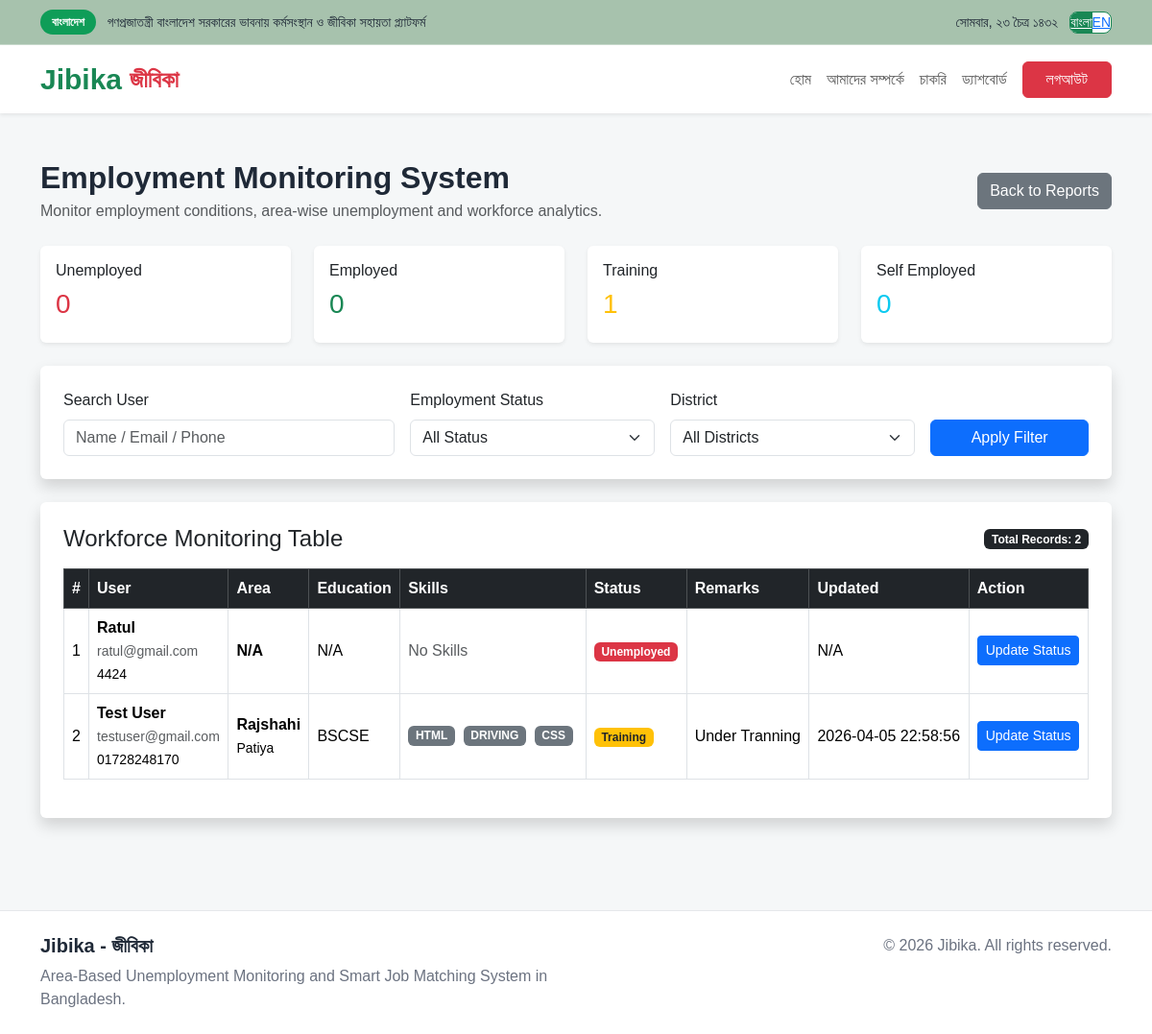
The app's page /main/jibika/admin/unemployed_details.php (signed in) with its own data.
### tables this page shows
CREATE TABLE `users` (
  `user_id` int(11) NOT NULL AUTO_INCREMENT,
  `full_name` varchar(100) DEFAULT NULL,
  `email` varchar(100) DEFAULT NULL,
  `phone` varchar(20) DEFAULT NULL,
  `password` varchar(255) DEFAULT NULL,
  `role` enum('job_seeker','employer','admin') NOT NULL,
  `created_at` timestamp NOT NULL DEFAULT current_timestamp(),
  PRIMARY KEY (`user_id`),
  UNIQUE KEY `email` (`email`)
);

CREATE TABLE `districts` (
  `district_id` int(11) NOT NULL AUTO_INCREMENT,
  `district_name` varchar(100) NOT NULL,
  PRIMARY KEY (`district_id`),
  UNIQUE KEY `district_name` (`district_name`)
);

CREATE TABLE `upazilas` (
  `upazila_id` int(11) NOT NULL AUTO_INCREMENT,
  `district_id` int(11) NOT NULL,
  `upazila_name` varchar(100) NOT NULL,
  PRIMARY KEY (`upazila_id`),
  KEY `district_id` (`district_id`),
  CONSTRAINT `upazilas_ibfk_1` FOREIGN KEY (`district_id`) REFERENCES `districts` (`district_id`) ON DELETE CASCADE
);

CREATE TABLE `job_seeker_profiles` (
  `profile_id` int(11) NOT NULL AUTO_INCREMENT,
  `user_id` int(11) NOT NULL,
  `nid` varchar(30) DEFAULT NULL,
  `district` varchar(100) DEFAULT NULL,
  `upazila` varchar(100) DEFAULT NULL,
  `education` varchar(150) DEFAULT NULL,
  `skills` text DEFAULT NULL,
  `about` text DEFAULT NULL,
  `created_at` timestamp NOT NULL DEFAULT current_timestamp(),
  `district_id` int(11) DEFAULT NULL,
  `upazila_id` int(11) DEFAULT NULL,
  `ward_id` int(11) DEFAULT NULL,
  PRIMARY KEY (`profile_id`),
  KEY `user_id` (`user_id`),
  KEY `fk_profile_district` (`district_id`),
  KEY `fk_profile_upazila` (`upazila_id`),
  KEY `fk_profile_ward` (`ward_id`),
  CONSTRAINT `fk_profile_district` FOREIGN KEY (`district_id`) REFERENCES `districts` (`district_id`) ON DELETE SET NULL,
  CONSTRAINT `fk_profile_upazila` FOREIGN KEY (`upazila_id`) REFERENCES `upazilas` (`upazila_id`) ON DELETE SET NULL,
  CONSTRAINT `fk_profile_ward` FOREIGN KEY (`ward_id`) REFERENCES `wards` (`ward_id`) ON DELETE SET NULL,
  CONSTRAINT `job_seeker_profiles_ibfk_1` FOREIGN KEY (`user_id`) REFERENCES `users` (`user_id`) ON DELETE CASCADE
);

CREATE TABLE `employment_status` (
  `status_id` int(11) NOT NULL AUTO_INCREMENT,
  `user_id` int(11) NOT NULL,
  `current_status` enum('unemployed','employed','training','self_employed') NOT NULL DEFAULT 'unemployed',
  `remarks` varchar(255) DEFAULT NULL,
  `updated_at` timestamp NOT NULL DEFAULT current_timestamp() ON UPDATE current_timestamp(),
  PRIMARY KEY (`status_id`),
  UNIQUE KEY `user_id` (`user_id`),
  CONSTRAINT `employment_status_ibfk_1` FOREIGN KEY (`user_id`) REFERENCES `users` (`user_id`) ON DELETE CASCADE
);

### main/jibika/admin/unemployed_details.php (the view, shortened to what this page needs)
<?php
include('../assets/config/db.php');
$search = isset($_GET['search'])
    ? trim($_GET['search'])
    : '';
$where = [];
$where[] = "u.role='job_seeker'";
$where_sql = implode(" AND ", $where);
$sql = "
    SELECT
        u.user_id,
        u.full_name,
        u.email,
        u.phone,
        jsp.nid,
        jsp.education,
        d.district_name,
        up.upazila_name,
        w.ward_name,
        es.current_status,
        es.remarks,
        es.updated_at
    FROM users u
    LEFT JOIN job_seeker_profiles jsp
        ON u.user_id = jsp.user_id
    LEFT JOIN employment_status es
        ON u.user_id = es.user_id
    LEFT JOIN districts d
        ON jsp.district_id = d.district_id
    LEFT JOIN upazilas up
        ON jsp.upazila_id = up.upazila_id
    LEFT JOIN wards w
        ON jsp.ward_id = w.ward_id
    WHERE $where_sql
    ORDER BY
        d.district_name ASC,
        u.full_name ASC
";
$result = $conn->query($sql);
$total_unemployed = $conn->query("
    SELECT COUNT(*) AS total
    FROM employment_status
    WHERE current_status='unemployed'
")->fetch_assoc()['total'] ?? 0;
$total_employed = $conn->query("
    SELECT COUNT(*) AS total
    FROM employment_status
    WHERE current_status='employed'
")->fetch_assoc()['total'] ?? 0;
$total_training = $conn->query("
    SELECT COUNT(*) AS total
    FROM employment_status
    WHERE current_status='training'
")->fetch_assoc()['total'] ?? 0;
$total_self_employed = $conn->query("
    SELECT COUNT(*) AS total
    FROM employment_status
    WHERE current_status='self_employed'
")->fetch_assoc()['total'] ?? 0;
?>
<?php include('../includes/header.php'); ?>
<?php include('../includes/navbar.php'); ?>
<div class="container py-5">
    <div class="d-flex justify-content-between align-items-center mb-4 flex-wrap gap-2">
        <div>
            <h2 class="mb-1 fw-bold">
                Employment Monitoring System
            </h2>
            <p class="text-muted mb-0">
                Monitor employment conditions, area-wise unemployment and workforce analytics.
            </p>
        </div>
        <a href="reports.php" class="btn btn-secondary">
            Back to Reports
        </a>
    </div>
    <div class="row g-4 mb-4">
        <div class="col-md-3">
            <div class="card shadow-sm border-0 p-3 h-100">
                <h6>Unemployed</h6>
                <h3 class="text-danger">
                    <?php echo $total_unemployed; ?>
                </h3>
            </div>
        </div>
        <div class="col-md-3">
            <div class="card shadow-sm border-0 p-3 h-100">
                <h6>Employed</h6>
                <h3 class="text-success">
                    <?php echo $total_employed; ?>
                </h3>
            </div>
        </div>
        <div class="col-md-3">
            <div class="card shadow-sm border-0 p-3 h-100">
                <h6>Training</h6>
                <h3 class="text-warning">
                    <?php echo $total_training; ?>
                </h3>
            </div>
        </div>
        <div class="col-md-3">
            <div class="card shadow-sm border-0 p-3 h-100">
                <h6>Self Employed</h6>
                <h3 class="text-info">
                    <?php echo $total_self_employed; ?>
                </h3>
            </div>
        </div>
    </div>
    <div class="card shadow border-0 p-4 mb-4">
        <form method="GET">
            <div class="row g-3 align-items-end">
                <div class="col-md-4">
                    <label class="form-label">
                        Search User
                    </label>
                    <input type="text"
                           name="search"
                           class="form-control"
                           placeholder="Name / Email / Phone"
                           value="<?php echo htmlspecialchars($search); ?>">
                </div>
                <div class="col-md-3">
                    <label class="form-label">
                        Employment Status
                    </label>
                    <select name="status" class="form-select">
                        <option value="">All Status</option>
                    </select>
                </div>
                <div class="col-md-3">
                    <label class="form-label">
                        District
                    </label>
                    <select name="district_id" class="form-select">
                        <option value="">All Districts</option>
                    </select>
                </div>
                <div class="col-md-2 d-grid">
                    <button type="submit"
                            class="btn btn-primary">
                        Apply Filter
                    </button>
                </div>
            </div>
        </form>
    </div>
    <div class="card shadow border-0 p-4">
        <div class="d-flex justify-content-between align-items-center mb-3">
            <h4 class="mb-0">
                Workforce Monitoring Table
            </h4>
            <span class="badge bg-dark">
                Total Records:
                <?php echo ($result) ? $result->num_rows : 0; ?>
            </span>
        </div>
        <?php if($result && $result->num_rows > 0): ?>
            <div class="table-responsive">
                <table class="table table-bordered table-hover align-middle">
                    <thead class="table-dark">
                        <tr>
                            <th>#</th>
                            <th>User</th>
                            <th>Area</th>
                            <th>Education</th>
                            <th>Skills</th>
                            <th>Status</th>
                            <th>Remarks</th>
                            <th>Updated</th>
                            <th>Action</th>
                        </tr>
                    </thead>
                    <tbody>
                        <?php $count = 1; ?>
                        <?php while($row = $result->fetch_assoc()): ?>
                            <?php
                            $skills_result = $conn->query("
                                SELECT skill_name
                                FROM skills
                                WHERE user_id='{$row['user_id']}'
                            ");
                            $skills = [];
                            if($skills_result && $skills_result->num_rows > 0){
                                while($skill = $skills_result->fetch_assoc()){
                                    $skills[] = $skill['skill_name'];
                                }
                            }
                            ?>
                            <tr>
                                <td>
                                    <?php echo $count++; ?>
                                </td>
                                <td>
                                    <strong>
                                        <?php echo htmlspecialchars($row['full_name']); ?>
                                    </strong>
                                    <br>
                                    <small class="text-muted">
                                        <?php echo htmlspecialchars($row['email']); ?>
                                    </small>
                                    <br>
                                    <small>
                                        <?php echo htmlspecialchars($row['phone']); ?>
                                    </small>
                                </td>
                                <td>
                                    <strong>
                                        <?php echo htmlspecialchars($row['district_name'] ?? 'N/A'); ?>
                                    </strong>
                                    <br>
                                    <small>
                                        <?php echo htmlspecialchars($row['upazila_name'] ?? ''); ?>
                                    </small>
                                </td>
                                <td>
                                    <?php echo htmlspecialchars($row['education'] ?? 'N/A'); ?>
                                </td>
                                <td>
                                    <?php
                                    if(!empty($skills)){
                                        foreach($skills as $skill){
                                            echo "
                                                <span class='badge bg-secondary me-1 mb-1'>
                                                    ".htmlspecialchars($skill)."
                                                </span>
                                            ";
                                        }
                                    } else {
                                        echo "
                                            <span class='text-muted'>
                                                No Skills
                                            </span>
                                        ";
                                    }
                                    ?>
                                </td>
                                <td>
                                    <?php
                                    $status = $row['current_status'];
                                    if($status == 'employed'){
                                        echo "<span class='badge bg-success'>Employed</span>";
                                    } elseif($status == 'training'){
                                        echo "<span class='badge bg-warning text-dark'>Training</span>";
                                    } elseif($status == 'self_employed'){
                                        echo "<span class='badge bg-info text-dark'>Self Employed</span>";
                                    } else {
                                        echo "<span class='badge bg-danger'>Unemployed</span>";
                                    }
                                    ?>
                                </td>
                                <td>
                                    <?php echo htmlspecialchars($row['remarks'] ?? ''); ?>
                                </td>
                                <td>
                                    <?php echo htmlspecialchars($row['updated_at'] ?? 'N/A'); ?>
                                </td>
                                <td>
                                    <a href="update_status.php?email=<?php echo urlencode($row['email']); ?>"
                                       class="btn btn-primary btn-sm">
                                        Update Status
                                    </a>
                                </td>
                            </tr>
                        <?php endwhile; ?>
                    </tbody>
                </table>
            </div>
        <?php else: ?>
            <div class="alert alert-warning mb-0">
                No workforce records found.
            </div>
        <?php endif; ?>
    </div>
</div>
<?php include('../includes/footer.php'); ?>

### main/jibika/assets/css/style.css (style rules this page uses)
body { font-family: Arial, sans-serif; background-color: #f5f7f8; color: #1f2937; margin: 0; padding: 0; }
.container, .container-fluid { width: 100%; }

### records on screen
users: full_name "Ratul", email "ratul@gmail.com", phone "4424", district_name "N/A", education "N/A", shows "No Skills", shows "Unemployed", updated_at "N/A"
users: full_name "Test User", email "testuser@gmail.com", phone "01728248170", districts.district_name "Rajshahi", upazilas.upazila_name "Patiya", job_seeker_profiles.education "BSCSE", skill "HTML", skill "DRIVING", skill "CSS", shows "Training", employment_status.remarks "Under Tranning", employment_status.updated_at "2026-04-05 22:58:56"

### other values on screen
$t['gov_badge'] "বাংলাদেশ"
$t['gov_text'] "গণপ্রজাতন্ত্রী বাংলাদেশ সরকারের ভাবনায় কর্মসংস্থান ও জীবিকা সহায়তা প্ল্যাটফর্ম"
$t['date'] "সোমবার, ২৩ চৈত্র ১৪৩২"
$t['home'] "হোম"
$t['about'] "আমাদের সম্পর্কে"
$t['jobs'] "চাকরি"
$t['dashboard'] "ড্যাশবোর্ড"
$t['logout'] "লগআউট"
$total_unemployed "0"
$total_employed "0"
$total_training "1"
$total_self_employed "0"
$result->num_rows "2"
